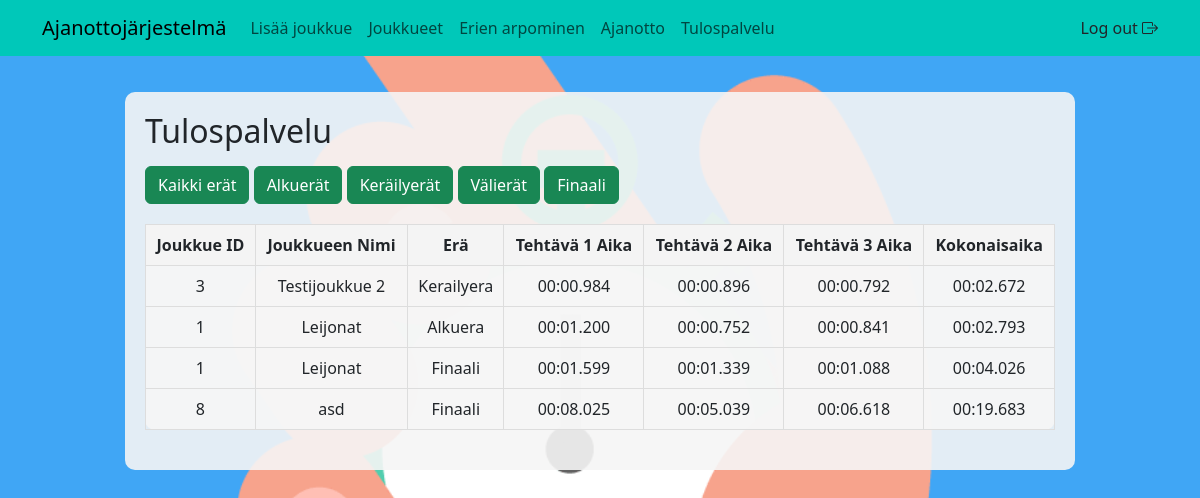
Before: /tulospalvelu.php (signed in) with the older database file.
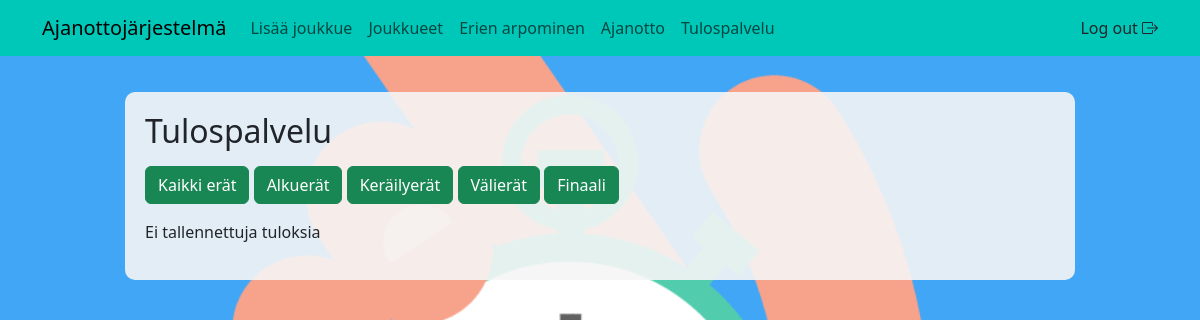
After: the same page with the newer database file.
### tables this page shows
CREATE TABLE `tulostaulu` (
  `aikaid` int(11) NOT NULL,
  `joukkueid` int(11) NOT NULL,
  `era` enum('Alkuera','Kerailyera','Valiera','Finaali') NOT NULL,
  `tehtava1aika` varchar(10) NOT NULL,
  `tehtava2aika` varchar(10) NOT NULL,
  `tehtava3aika` varchar(10) NOT NULL,
  `kokonaisaika` varchar(10) NOT NULL
);

CREATE TABLE `joukkueet` (
  `joukkueid` int(100) NOT NULL,
  `nimi` varchar(100) NOT NULL,
  `koulu` varchar(100) NOT NULL,
  `jasen1` varchar(100) NOT NULL,
  `jasen2` varchar(100) NOT NULL,
  `jasen3` varchar(100) NOT NULL
);

### inc/functions.php (called while the page is built)
<?php
function tarkistaKirjautuminen()
{
  if (isset($_SESSION['kirjautunut']) && $_SESSION['kirjautunut'] === true) {
    return true;
  } else {
    return false;
  }
}
function tarkistaRooli($vaadittuRooli)
{
  if (isset($_SESSION['kirjautunut']) && $_SESSION['kirjautunut'] === true) {
    return isset($_SESSION['rooli']) && strtolower($_SESSION['rooli']) === strtolower($vaadittuRooli);
  }
  return false;
}

### tulospalvelu.php (the view, shortened to what this page needs)
<?php
include_once 'inc/header.php';
include_once 'inc/database.php';
$era = $_GET['era'] ?? null;
$sql = "SELECT joukkueet.joukkueid, joukkueet.nimi AS joukkue_nimi, tulostaulu.era,
        tulostaulu.tehtava1aika, tulostaulu.tehtava2aika, tulostaulu.tehtava3aika, tulostaulu.kokonaisaika
        FROM tulostaulu
        INNER JOIN joukkueet ON tulostaulu.joukkueid = joukkueet.joukkueid
";
$sql .= " ORDER BY tulostaulu.kokonaisaika ASC";
$stmt = $pdo->prepare($sql);
if ($era) {
  $stmt->execute([':era' => $era]);
} else {
  $stmt->execute();
}
$tulokset = $stmt->fetchAll(PDO::FETCH_ASSOC);
?>
<html>
<head>
  <link rel="stylesheet" href="css/styles.css">
</head>
</html>
<div class="container">
  <div class="row">
    <div class="col-10 mx-auto tausta">
      <div class="row">
        <h2>Tulospalvelu</h2>
      </div>
      <div class="mb-3 mt-2">
        <a href="?"><button class="btn btn-success">Kaikki erät</button></a>
        <a href="?era=alkuera"><button class="btn btn-success">Alkuerät</button></a>
        <a href="?era=kerailyera"><button class="btn btn-success">Keräilyerät</button></a>
        <a href="?era=valiera"><button class="btn btn-success">Välierät</button></a>
        <a href="?era=finaali"><button class="btn btn-success">Finaali</button></a>
      </div>
      <?php if (count($tulokset) > 0): ?>
        <table class="tausta">
          <thead>
            <tr>
              <th>Joukkue ID</th>
              <th>Joukkueen Nimi</th>
              <th>Erä</th>
              <th>Tehtävä 1 Aika</th>
              <th>Tehtävä 2 Aika</th>
              <th>Tehtävä 3 Aika</th>
              <th>Kokonaisaika</th>
            </tr>
          </thead>
          <tbody>
            <?php foreach ($tulokset as $tulos): ?>
              <tr>
                <td><?= ($tulos['joukkueid']) ?></td>
                <td><?= ($tulos['joukkue_nimi']) ?></td>
                <td><?= ($tulos['era']) ?></td>
                <td><?= ($tulos['tehtava1aika']) ?></td>
                <td><?= ($tulos['tehtava2aika']) ?></td>
                <td><?= ($tulos['tehtava3aika']) ?></td>
                <td><?= ($tulos['kokonaisaika']) ?></td>
              </tr>
            <?php endforeach; ?>
          </tbody>
        </table>
      <?php else: ?>
        <p>Ei tallennettuja tuloksia</p>
      <?php endif; ?>
    </div>
  </div>
</div>
<?php include_once 'inc/footer.php'; ?>

### inc/header.php (shortened to what this page needs)
<?php
require_once 'inc/functions.php';
?>
<!DOCTYPE html>
<html lang="en">
<head>
  <link href="https://cdn.jsdelivr.net/npm/bootstrap@5.3.3/dist/css/bootstrap.min.css" rel="stylesheet">
  <link rel="stylesheet" href="https://cdn.jsdelivr.net/npm/bootstrap-icons@1.11.3/font/bootstrap-icons.min.css">
  <link rel="stylesheet" href="css/background.css">
</head>
<body>
  <?php include_once 'nav.php';

### inc/nav.php (shortened to what this page needs)
<?php
require_once 'functions.php';
include_once 'header.php';
?>
<nav class="navbar navbar-expand-lg navbg mb-3">
  <div class="container">
    <a class="navbar-brand" href="index.php">Ajanottojärjestelmä</a>
    <div class="collapse navbar-collapse" id="navbarSupportedContent">
      <ul class="navbar-nav me-auto mb-2 mb-lg-0">
        <?php if (tarkistaKirjautuminen()) : ?>
          <?php if (!tarkistaRooli('tuomari')) : ?>
            <li class="nav-item">
              <a class="nav-link" aria-current="page" href="lisaa_joukkue.php">Lisää joukkue</a>
            </li>
            <li class="nav-item">
              <a class="nav-link" href="joukkueet.php">Joukkueet</a>
            </li>
            <li class="nav-item">
              <a class="nav-link" href="arvo_osallistujat.php">Erien arpominen</a>
            </li>
          <?php endif; ?>
          <?php if (!tarkistaRooli('sihteeri')) : ?>
            <li class="nav-item">
              <a class="nav-link" href="ajanotto.php">Ajanotto</a>
            </li>
          <?php endif; ?>
          <li class="nav-item">
            <a class="nav-link" href="tulospalvelu.php">Tulospalvelu</a>
          </li>
        <?php endif; ?>
      </ul>
      <?php if (tarkistaKirjautuminen()) : ?>
        <a class="nav-link" href="ulos.php">Log out <i class="bi bi-box-arrow-right"></i></a>
      <?php else : ?>
        <a class="nav-link" href="kirjaudu.php">Log in <i class="bi bi-box-arrow-in-right"></i></a>
      <?php endif; ?>
    </div>
  </div>
</nav>

### inc/footer.php (shortened to what this page needs)
</body>
</html>

### css/background.css (style rules this page uses)
body { background: url('../img/stopwatch.png') no-repeat center center fixed; background-size: cover; background-position: center; }
.tausta { background-color: rgba(245, 245, 245, 0.9); padding: 20px; border-radius: 10px; margin-top: 20px; }
.navbg { background-color: rgb(0, 200, 185); }

### css/styles.css (style rules this page uses)
table { width: 100%; border-collapse: collapse; margin-bottom: 20px; }
th, td { border: 1px solid #ddd; padding: 8px; text-align: center; }
th { background-color: #f4f4f4; }

Changed rows visible on the page:
removed tulostaulu: joukkueid.joukkueid "3", joukkueid.nimi "Testijoukkue 2", era "Kerailyera", tehtava1aika "00:00.984", tehtava2aika "00:00.896", tehtava3aika "00:00.792", kokonaisaika "00:02.672"
removed tulostaulu: joukkueid.joukkueid "1", joukkueid.nimi "Leijonat", era "Alkuera", tehtava1aika "00:01.200", tehtava2aika "00:00.752", tehtava3aika "00:00.841", kokonaisaika "00:02.793"
removed tulostaulu: joukkueid.joukkueid "1", joukkueid.nimi "Leijonat", era "Finaali", tehtava1aika "00:01.599", tehtava2aika "00:01.339", tehtava3aika "00:01.088", kokonaisaika "00:04.026"
removed tulostaulu: joukkueid.joukkueid "8", joukkueid.nimi "asd", era "Finaali", tehtava1aika "00:08.025", tehtava2aika "00:05.039", tehtava3aika "00:06.618", kokonaisaika "00:19.683"
Other visible differences:
text no longer shown: "Joukkue ID Joukkueen Nimi Erä Tehtävä 1 Aika Tehtävä 2 Aika Tehtävä 3 Aika Kokonaisaika"
text now shown: "Ei tallennettuja tuloksia"
